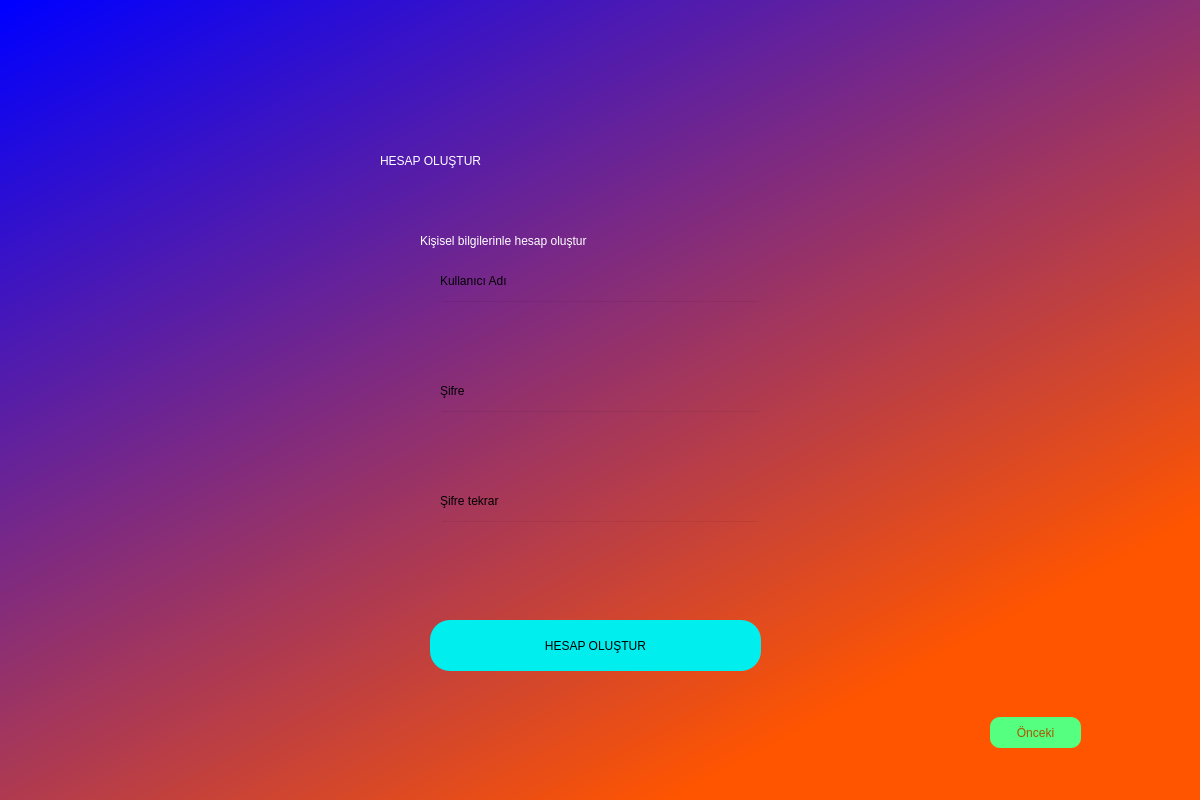
<?xml version="1.0" encoding="UTF-8"?>
<ui version="4.0">
 <class>Dialog</class>
 <widget class="QDialog" name="Dialog">
  <property name="geometry">
   <rect>
    <x>0</x>
    <y>0</y>
    <width>1200</width>
    <height>800</height>
   </rect>
  </property>
  <property name="windowTitle">
   <string>Dialog</string>
  </property>
  <widget class="QWidget" name="widget" native="true">
   <property name="geometry">
    <rect>
     <x>0</x>
     <y>0</y>
     <width>1200</width>
     <height>800</height>
    </rect>
   </property>
   <property name="styleSheet">
    <string notr="true">QWidget#widget{
background-color:qlineargradient(spread:pad, x1:0.0101244, y1:0, x2:0.71592, y2:0.875, stop:0 rgba(0, 0, 255, 255), stop:1 rgba(255, 85, 0, 255))}</string>
   </property>
   <widget class="QLabel" name="label">
    <property name="geometry">
     <rect>
      <x>380</x>
      <y>120</y>
      <width>461</width>
      <height>81</height>
     </rect>
    </property>
    <property name="styleSheet">
     <string notr="true">font: 36pt &quot;MS Shell Dlg 2&quot;;
color:rgb(255, 255, 255)</string>
    </property>
    <property name="text">
     <string>HESAP OLUŞTUR</string>
    </property>
   </widget>
   <widget class="QLabel" name="label_2">
    <property name="geometry">
     <rect>
      <x>420</x>
      <y>210</y>
      <width>511</width>
      <height>61</height>
     </rect>
    </property>
    <property name="styleSheet">
     <string notr="true">font: 16pt &quot;MS Shell Dlg 2&quot;;
color:rgb(255, 255, 255)</string>
    </property>
    <property name="text">
     <string>Kişisel bilgilerinle hesap oluştur</string>
    </property>
   </widget>
   <widget class="QPushButton" name="hesap_olus">
    <property name="geometry">
     <rect>
      <x>430</x>
      <y>620</y>
      <width>331</width>
      <height>51</height>
     </rect>
    </property>
    <property name="styleSheet">
     <string notr="true">border-radius:20px;
color:rgb(0, 0, 0);
background-color:rgb(0, 238, 238);
font: 14pt &quot;MS Shell Dlg 2&quot;;</string>
    </property>
    <property name="text">
     <string>HESAP OLUŞTUR</string>
    </property>
   </widget>
   <widget class="QLineEdit" name="user">
    <property name="geometry">
     <rect>
      <x>440</x>
      <y>300</y>
      <width>321</width>
      <height>51</height>
     </rect>
    </property>
    <property name="styleSheet">
     <string notr="true">background-color:rgba(0,0,0,0);
font: 12pt &quot;MS Shell Dlg 2&quot;;</string>
    </property>
   </widget>
   <widget class="QLineEdit" name="passwordfield">
    <property name="geometry">
     <rect>
      <x>440</x>
      <y>410</y>
      <width>321</width>
      <height>51</height>
     </rect>
    </property>
    <property name="styleSheet">
     <string notr="true">background-color:rgba(0,0,0,0);
font: 12pt &quot;MS Shell Dlg 2&quot;;</string>
    </property>
   </widget>
   <widget class="QLabel" name="label_5">
    <property name="geometry">
     <rect>
      <x>440</x>
      <y>270</y>
      <width>121</width>
      <height>21</height>
     </rect>
    </property>
    <property name="styleSheet">
     <string notr="true">font: 10pt &quot;MS Shell Dlg 2&quot;;</string>
    </property>
    <property name="text">
     <string>Kullanıcı Adı</string>
    </property>
   </widget>
   <widget class="QLabel" name="label_6">
    <property name="geometry">
     <rect>
      <x>440</x>
      <y>380</y>
      <width>121</width>
      <height>21</height>
     </rect>
    </property>
    <property name="styleSheet">
     <string notr="true">font: 10pt &quot;MS Shell Dlg 2&quot;;</string>
    </property>
    <property name="text">
     <string>Şifre</string>
    </property>
   </widget>
   <widget class="QLabel" name="label_7">
    <property name="geometry">
     <rect>
      <x>440</x>
      <y>590</y>
      <width>321</width>
      <height>21</height>
     </rect>
    </property>
    <property name="styleSheet">
     <string notr="true">font: 12pt &quot;MS Shell Dlg 2&quot;;
color:rgb(255, 0, 0);</string>
    </property>
    <property name="text">
     <string/>
    </property>
   </widget>
   <widget class="QLabel" name="label_8">
    <property name="geometry">
     <rect>
      <x>440</x>
      <y>490</y>
      <width>121</width>
      <height>21</height>
     </rect>
    </property>
    <property name="styleSheet">
     <string notr="true">font: 10pt &quot;MS Shell Dlg 2&quot;;</string>
    </property>
    <property name="text">
     <string>Şifre tekrar</string>
    </property>
   </widget>
   <widget class="QLineEdit" name="passwordfield_2">
    <property name="geometry">
     <rect>
      <x>440</x>
      <y>520</y>
      <width>321</width>
      <height>51</height>
     </rect>
    </property>
    <property name="styleSheet">
     <string notr="true">background-color:rgba(0,0,0,0);
font: 12pt &quot;MS Shell Dlg 2&quot;;</string>
    </property>
   </widget>
   <widget class="QPushButton" name="pushButton">
    <property name="geometry">
     <rect>
      <x>990</x>
      <y>717</y>
      <width>91</width>
      <height>31</height>
     </rect>
    </property>
    <property name="styleSheet">
     <string notr="true">font: 14pt &quot;MS Shell Dlg 2&quot;;
color:rgb(170, 85, 0);
border-radius:10px;
background-color:rgb(85, 255, 127)</string>
    </property>
    <property name="text">
     <string>Önceki</string>
    </property>
   </widget>
  </widget>
 </widget>
 <resources/>
 <connections/>
</ui>
